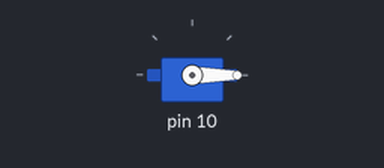
The sketch below on a simulated Arduino Uno, built with avr-gcc and run on an emulated ATmega328P. Parts: servo.

Above: at 0.05 s.
At 1.5 s:
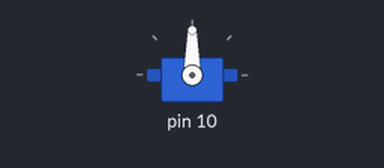
At 3.0 s:
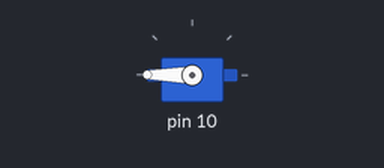
Timing chart, 0 to 6.9 s (numbered marks = the images above):
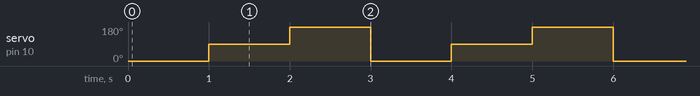

The sketch:

servo_class.ino
```cpp
#include <Servo.h>

class ServoMotor {
private:
    Servo servo;
    uint8_t pin;
    int currentAngle;

public:
    ServoMotor(uint8_t servoPin)
        : pin(servoPin), currentAngle(90) {}

    void begin(int initialAngle = 90) {
        servo.attach(pin);
        setAngle(initialAngle);
    }

    void setAngle(int angle) {
        angle = constrain(angle, 0, 180);
        servo.write(angle);
        currentAngle = angle;
    }

    int getAngle() const {
        return currentAngle;
    }

    void detach() {
        servo.detach();
    }

    void attach() {
        if (!servo.attached()) {
            servo.attach(pin);
            servo.write(currentAngle);
        }
    }

    bool isAttached() const {
        return servo.attached();
    }
};

ServoMotor motor(10);

void setup() {
    motor.begin(90);  // připojení na pin 9, počáteční úhel 90°
}

void loop() {
    motor.setAngle(0);
    delay(1000);

    motor.setAngle(90);
    delay(1000);

    motor.setAngle(180);
    delay(1000);
}
```

Measured:
- by itself, servo on pin 10: repeats every 3.0 s: 180° 1.0 s, 0° 1.0 s, 90° 1.0 s
